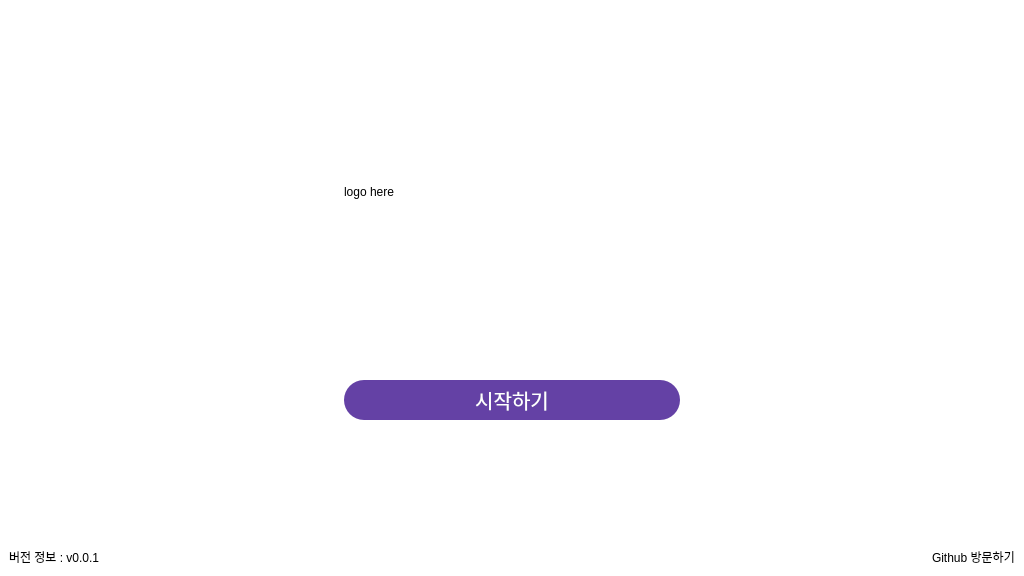
<?xml version="1.0" encoding="UTF-8"?>
<ui version="4.0">
 <class>MainWindow</class>
 <widget class="QMainWindow" name="MainWindow">
  <property name="geometry">
   <rect>
    <x>0</x>
    <y>0</y>
    <width>1024</width>
    <height>576</height>
   </rect>
  </property>
  <property name="windowTitle">
   <string>트위치 알리미</string>
  </property>
  <property name="styleSheet">
   <string notr="true">QMainWindow {
	background-color: white;
}</string>
  </property>
  <widget class="QWidget" name="centralwidget">
   <layout class="QGridLayout" name="gridLayout">
    <item row="1" column="0">
     <layout class="QVBoxLayout" name="verticalLayout">
      <item>
       <spacer name="verticalSpacer_1">
        <property name="orientation">
         <enum>Qt::Vertical</enum>
        </property>
        <property name="sizeHint" stdset="0">
         <size>
          <width>20</width>
          <height>40</height>
         </size>
        </property>
       </spacer>
      </item>
      <item>
       <layout class="QHBoxLayout" name="top_center">
        <item>
         <spacer name="horizontalSpacer_3">
          <property name="orientation">
           <enum>Qt::Horizontal</enum>
          </property>
          <property name="sizeHint" stdset="0">
           <size>
            <width>40</width>
            <height>20</height>
           </size>
          </property>
         </spacer>
        </item>
        <item>
         <widget class="QLabel" name="label">
          <property name="sizePolicy">
           <sizepolicy hsizetype="Expanding" vsizetype="Expanding">
            <horstretch>0</horstretch>
            <verstretch>1</verstretch>
           </sizepolicy>
          </property>
          <property name="toolTip">
           <string>&lt;html&gt;&lt;head/&gt;&lt;body&gt;&lt;p&gt;로고&lt;/p&gt;&lt;/body&gt;&lt;/html&gt;</string>
          </property>
          <property name="text">
           <string>logo here</string>
          </property>
         </widget>
        </item>
        <item>
         <spacer name="horizontalSpacer_4">
          <property name="orientation">
           <enum>Qt::Horizontal</enum>
          </property>
          <property name="sizeHint" stdset="0">
           <size>
            <width>40</width>
            <height>20</height>
           </size>
          </property>
         </spacer>
        </item>
       </layout>
      </item>
      <item>
       <spacer name="verticalSpacer_2">
        <property name="orientation">
         <enum>Qt::Vertical</enum>
        </property>
        <property name="sizeHint" stdset="0">
         <size>
          <width>20</width>
          <height>40</height>
         </size>
        </property>
       </spacer>
      </item>
      <item>
       <layout class="QHBoxLayout" name="bottom_center">
        <item>
         <spacer name="horizontalSpacer">
          <property name="orientation">
           <enum>Qt::Horizontal</enum>
          </property>
          <property name="sizeHint" stdset="0">
           <size>
            <width>40</width>
            <height>20</height>
           </size>
          </property>
         </spacer>
        </item>
        <item>
         <widget class="QPushButton" name="start_btn">
          <property name="enabled">
           <bool>true</bool>
          </property>
          <property name="sizePolicy">
           <sizepolicy hsizetype="Expanding" vsizetype="Fixed">
            <horstretch>0</horstretch>
            <verstretch>0</verstretch>
           </sizepolicy>
          </property>
          <property name="minimumSize">
           <size>
            <width>200</width>
            <height>40</height>
           </size>
          </property>
          <property name="baseSize">
           <size>
            <width>0</width>
            <height>0</height>
           </size>
          </property>
          <property name="font">
           <font>
            <pointsize>15</pointsize>
           </font>
          </property>
          <property name="toolTip">
           <string>시작</string>
          </property>
          <property name="styleSheet">
           <string notr="true">QPushButton{
	color: white; 
	background-color: #6441a5;
	border-radius: 20px;
}</string>
          </property>
          <property name="text">
           <string>시작하기</string>
          </property>
          <property name="iconSize">
           <size>
            <width>12</width>
            <height>12</height>
           </size>
          </property>
         </widget>
        </item>
        <item>
         <spacer name="horizontalSpacer_2">
          <property name="orientation">
           <enum>Qt::Horizontal</enum>
          </property>
          <property name="sizeHint" stdset="0">
           <size>
            <width>40</width>
            <height>20</height>
           </size>
          </property>
         </spacer>
        </item>
       </layout>
      </item>
      <item>
       <spacer name="verticalSpacer_3">
        <property name="orientation">
         <enum>Qt::Vertical</enum>
        </property>
        <property name="sizeHint" stdset="0">
         <size>
          <width>20</width>
          <height>40</height>
         </size>
        </property>
       </spacer>
      </item>
     </layout>
    </item>
    <item row="2" column="0">
     <layout class="QHBoxLayout" name="bottom_layout">
      <item>
       <widget class="QLabel" name="version_info_lbl">
        <property name="text">
         <string>버전 정보 : v0.0.1</string>
        </property>
       </widget>
      </item>
      <item>
       <spacer name="horizontalSpacer_5">
        <property name="orientation">
         <enum>Qt::Horizontal</enum>
        </property>
        <property name="sizeHint" stdset="0">
         <size>
          <width>40</width>
          <height>20</height>
         </size>
        </property>
       </spacer>
      </item>
      <item>
       <widget class="QLabel" name="github_info_lbl">
        <property name="styleSheet">
         <string notr="true">QLabel a {text-decoration:none; }</string>
        </property>
        <property name="text">
         <string>&lt;a style=&quot;text-decoration:none; color:black;&quot; href=&quot;https://github.com/JadenChoi2k/twitch-noti-py&quot;&gt;Github 방문하기&lt;/a&gt;</string>
        </property>
        <property name="openExternalLinks">
         <bool>true</bool>
        </property>
       </widget>
      </item>
     </layout>
    </item>
   </layout>
  </widget>
 </widget>
 <resources/>
 <connections/>
</ui>
